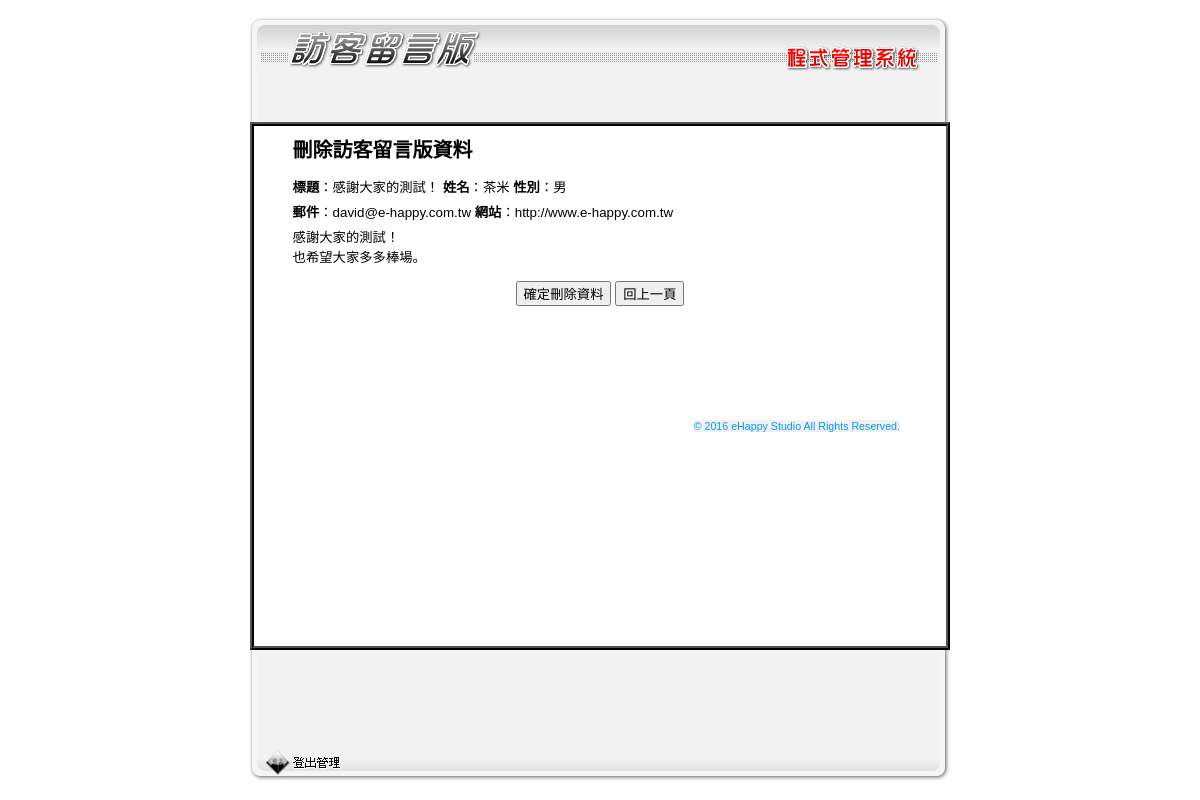
The page /admindel.php?id=7 (signed in) on the database its author committed.
### tables this page shows
CREATE TABLE `board` (
  `boardid` int(11) UNSIGNED NOT NULL,
  `boardname` varchar(50) DEFAULT NULL,
  `boardsex` enum('男','女') DEFAULT '男',
  `boardsubject` varchar(100) DEFAULT NULL,
  `boardtime` datetime DEFAULT NULL,
  `boardmail` varchar(100) DEFAULT NULL,
  `boardweb` varchar(100) DEFAULT NULL,
  `boardcontent` text
);

### admindel.php (the view, shortened to what this page needs)
<?php
require_once("connMysql.php");
$query_RecBoard = "SELECT boardid, boardname, boardsex, boardsubject, boardmail, boardweb, boardcontent FROM board WHERE boardid=?";
$stmt=$db_link->prepare($query_RecBoard);
$stmt->bind_param("i", $_GET["id"]);
$stmt->execute();
$stmt->bind_result($boardid, $boardname, $boardsex, $boardsubject, $boardmail, $boardweb, $boardcontent);
?>
<html>
<head>
<link href="style.css" rel="stylesheet" type="text/css">
</head>
<body bgcolor="#ffffff">
<table width="700" border="0" align="center" cellpadding="0" cellspacing="0">
  <tr>
    <td><table align="left" border="0" cellpadding="0" cellspacing="0" width="700">
        <tr>
          <td background="images/admin_topbg.jpg"><img name="admin_r1_c1" src="images/admin_r1_c1.jpg" width="465" height="36" border="0" alt=""></td>
          <td width="15"><img name="admin_r1_c8" src="images/admin_r1_c8.jpg" width="15" height="36" border="0" alt=""></td>
        </tr>
    </table></td>
  </tr>
  <tr>
    <td><img name="admin_r2_c1" src="images/admin_r2_c1.jpg" width="700" height="28" border="0" alt=""></td>
  </tr>
  <tr>
    <td background="images/admin_r3_c1.jpg"><div id="mainRegion">
        <form name="form1" method="post" action="">
          <table width="90%" border="0" align="center" cellpadding="4" cellspacing="0">
            <tr valign="top">
              <td class="heading">刪除訪客留言版資料</td>
            </tr>
            <tr valign="top">
              <td>
                <p><strong>標題</strong>：<?php echo $boardsubject;?> <strong>姓名</strong>：<?php echo $boardname;?> <strong>性別</strong>：<?php echo $boardsex;?></p>
                <p><strong>郵件</strong>：<?php echo $boardmail;?> <strong>網站</strong>：<?php echo $boardweb;?></p>
                <p><?php echo nl2br($boardcontent);?></p>
              </td>
            </tr>
            <tr valign="top">
              <td align="center"><p>
                  <input type="submit" name="button" id="button" value="確定刪除資料">
                  <input type="button" name="button3" id="button3" value="回上一頁" onClick="window.history.back();">
                </p></td>
            </tr>
          </table>
        </form>
      </div></td>
  </tr>
  <tr>
    <td><table align="left" border="0" cellpadding="0" cellspacing="0" width="700">
        <tr>
          <td width="15"><img name="admin_r4_c1" src="images/admin_r4_c1.jpg" width="15" height="31" border="0" alt=""></td>
          <td background="images/admin_botbg.jpg"><a href="?logout=true"><img name="admin_r4_c2" src="images/logout.jpg" width="77" height="31" border="0" alt="登出管理"></a></td>
          <td align="right" valign="top" background="images/admin_botbg.jpg" class="trademark">© 2016 eHappy Studio All Rights Reserved. </td>
          <td width="15"><img name="admin_r4_c8" src="images/admin_r4_c8.jpg" width="15" height="31" border="0" alt=""></td>
        </tr>
      </table></td>
  </tr>
</table>
</body>
</html>

### style.css (style rules this page uses)
body { background-color: #ffffff; }
#mainRegion { height:520px; margin-top: 50px; margin-bottom: 100px; background-color: white; border: ridge black ; border-width: 4px; }
#mainRegion p { font-family: Verdana, Arial, Helvetica, sans-serif; font-size: 10pt; line-height: 20px; margin-top: 0px; margin-bottom: 5px; }
#mainRegion form { margin: 0px; }
.heading { font-family: "微軟正黑體"; font-size: 15pt; color: #010101; line-height: 200%; font-weight: bolder; }
.trademark { font-family: Verdana, Arial, Helvetica, sans-serif; font-size: 8pt; color: #0099FF; position:absolute; top: 420px; right: 300px; }

### rows shown on the page
board: boardsubject "感謝大家的測試！", boardname "茶米", boardsex "男", boardmail "david@e-happy.com.tw", boardweb "http://www.e-happy.com.tw", boardcontent "感謝大家的測試！ 也希望大家多多棒場。"
